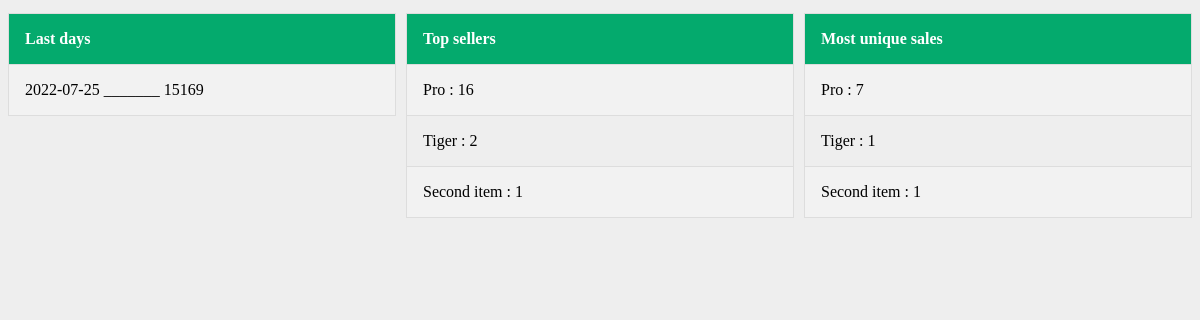
/stats, run on an earlier commit of the app's database.
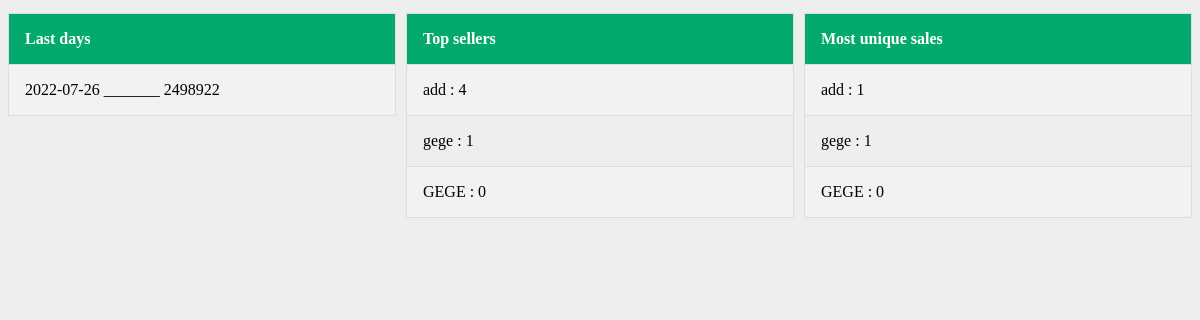
And on a later commit of the database.
### tables this page shows
CREATE TABLE calendar
            (Id INTEGER PRIMARY KEY AUTOINCREMENT,
			date TEXT,
  			profit INTEGER,
         	UNIQUE(date)
             );

CREATE TABLE products
		(productId INTEGER PRIMARY KEY AUTOINCREMENT,
		name TEXT,
		price REAL,
		description TEXT,
  		unitsSold INTEGER DEFAULT 0,
  		uniquePurchase INTEGER DEFAULT 0,
		image TEXT
		);

### app.py (the view)
@app.route('/stats' ,methods=['GET', 'POST'])
def stats():
    with sqlite3.connect('database.db') as conn:
        statsData = fetchMostSales(conn)
        uniqueData = fetchUniqueSales(conn)
        lastDays = fetchLastDays(conn)
    return render_template('stats.html',statsData=statsData,uniqueData=uniqueData,lastDays=lastDays)

### app.py (called while the page is built)
def fetchMostSales(conn):
    cur = conn.cursor()
    cur.execute('SELECT name,unitsSold FROM products ORDER BY unitsSold DESC LIMIT 5')
    statsData = cur.fetchall()
    print(statsData)
    return statsData

def fetchUniqueSales(conn):
    cur = conn.cursor()
    cur.execute('SELECT name,uniquePurchase FROM products ORDER BY unitsSold DESC LIMIT 5')
    statsData = cur.fetchall()
    print(statsData)
    return statsData

def fetchLastDays(conn):
    cur = conn.cursor()
    cur.execute('SELECT * FROM calendar ORDER BY Id DESC LIMIT 5')
    lastDays = cur.fetchall()
    return lastDays

### templates/stats.html (shortened to what this page needs)
<html>
<head>
<link rel="stylesheet" href={{url_for('static', filename='stylesheet/style.css')}} />
</head>
    <div class="row" >
        <div class="column">
        <table >
        <tr>
            <th> Last days </th>
        </tr>
        {% for day in lastDays %}
        <tr>
        <td> {{day[1]}} _______ {{day[2]}} </td>
        </tr>
        {%endfor%}
        </table>
    </div>
    <div class="column">
        <table >
            <tr>
                <th> Top sellers </th>
            </tr>
            {% for product in statsData %}
            <td> {{product[0]}} : {{product[1]}}  </td>
            {%endfor%}
            </table>
        </div>
        <div class="column">
            <table >
                <th> Most unique sales</th>
                {% for product in uniqueData %}
                <tr>
                    <td> {{product[0]}} : {{product[1]}} </td>
                </tr>
                {%endfor%}
                </table>
            </div>
    </div>
</html>

### static/stylesheet/style.css (style rules this page uses)
table { width:300px; }
th { background-color: #04AA6D; color: white; }
th, td { padding: 15px; text-align: left; border-bottom: 1px solid #ddd; }
tr:nth-child(even) { background-color: #f2f2f2; }

### templates/stats.html (style rules this page uses)
* { box-sizing: border-box; }
.row { display: flex; margin-left:-5px; margin-right:-5px; }
.column { flex: 50%; padding: 5px; }
table { border-collapse: collapse; border-spacing: 0; width: 100%; border: 1px solid #ddd; }
th, td { text-align: left; padding: 16px; }
tr:nth-child(even) { background-color: #f2f2f2; }

What changed in the data, as far as the page shows it:
removed products: name "Pro", unitsSold "16", uniquePurchase "7"
removed products: name "Tiger", unitsSold "2", uniquePurchase "1"
changed calendar: date "2022-07-25" → "2022-07-26"; profit "15169" → "2498922"
added products: name "add", unitsSold "4", uniquePurchase "1"
changed products: name "Second item" → "gege"
added products: name "GEGE", unitsSold "0", uniquePurchase "0"
